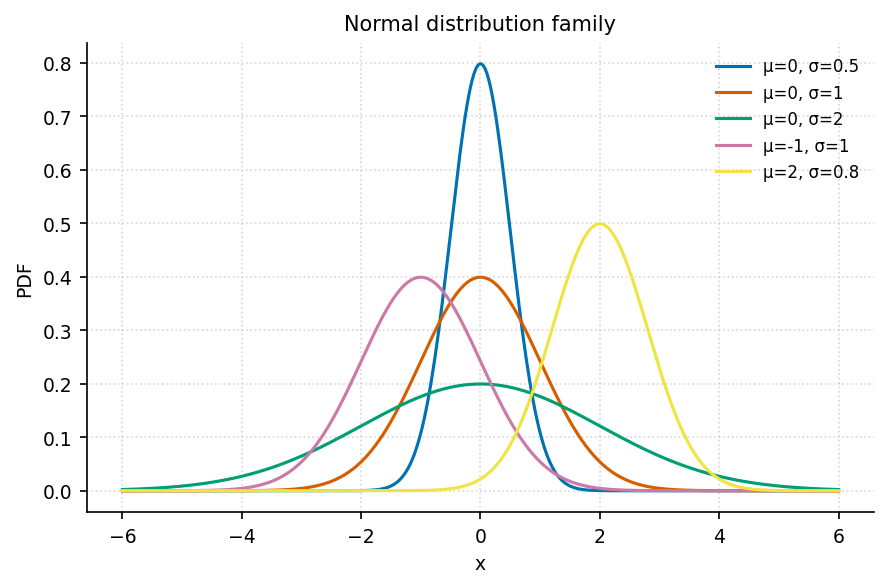

Generate this figure with Python:
"""dist_normal_family: 多参正态分布族 PDF."""
import sys, os; sys.path.insert(0, os.path.join(os.path.dirname(os.path.abspath(__file__)), '..', '..', '_utils', 'python'))
import numpy as np
import matplotlib.pyplot as plt
from theme import apply_theme
from palette import cycle

def make_figure(title='Normal distribution family'):
    apply_theme()
    x = np.linspace(-6, 6, 400)
    fig, ax = plt.subplots()
    for i, (mu, sigma) in enumerate([(0, 0.5), (0, 1), (0, 2), (-1, 1), (2, 0.8)]):
        pdf = np.exp(-(x-mu)**2/(2*sigma**2)) / (sigma*np.sqrt(2*np.pi))
        ax.plot(x, pdf, color=cycle(i), label=f'µ={mu}, σ={sigma}')
    ax.set_xlabel('x'); ax.set_ylabel('PDF'); ax.set_title(title)
    ax.legend(); ax.grid(True, linestyle=':', alpha=0.5)
    fig.tight_layout()
    return fig

if __name__ == '__main__':
    fig = make_figure(); fig.savefig(__file__.replace('.py', '.png'), dpi=150)
